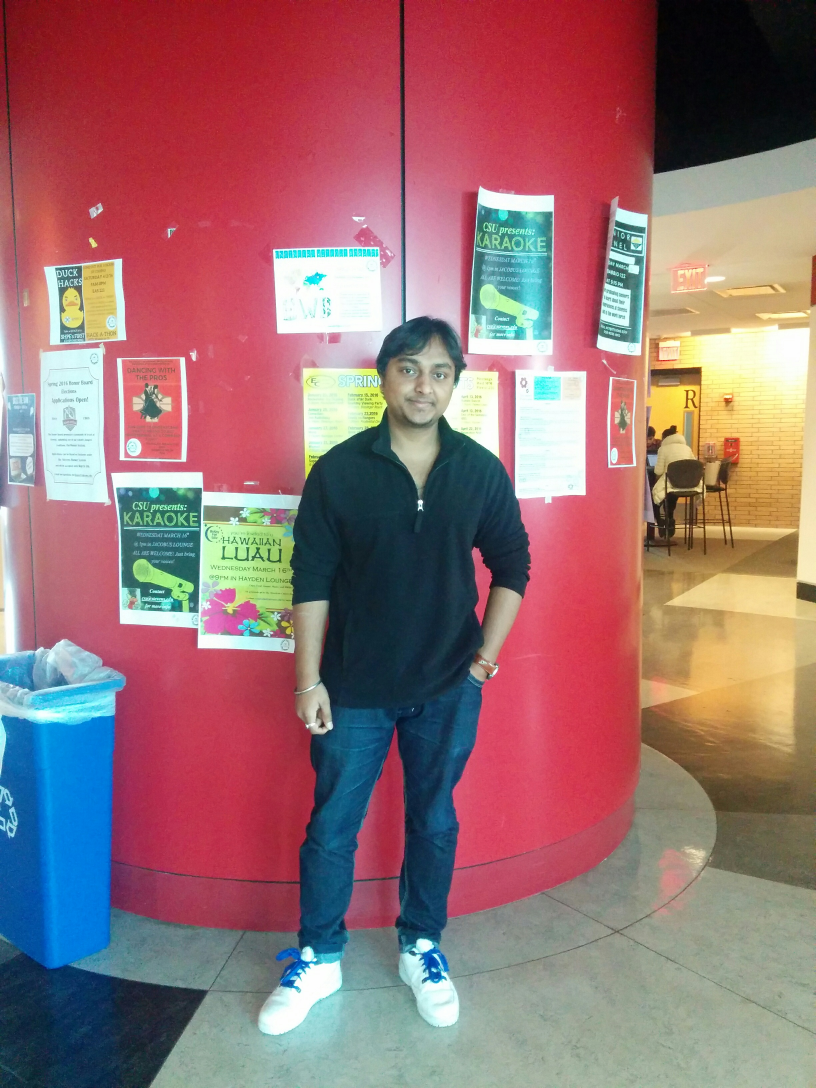
#> input picture Human Detection/Project/1.jpg, 2448 x 3264 px (shown at 1/3 size)
$ python machine1.py --images Project
#> lines starting #> are read from the running program, lines starting #| are printed output that depends on the picture; after the words box and inside, x2 and y2 are one past the last pixel; in counts of white or black regions, pixels touching at a corner belong together
from __future__ import print_function
import numpy as np
import argparse
import imutils
import cv2
from imutils.object_detection import non_max_suppression
from imutils import paths


h = cv2.HOGDescriptor()
h.setSVMDetector(cv2.HOGDescriptor_getDefaultPeopleDetector())

ar = argparse.ArgumentParser()
ar.add_argument("-i", "--images", required=True, help="It specifies the path to images directory")
ar1 = vars(ar.parse_args())


i = list(paths.list_images(ar1["images"]))

for value in i:
	image = cv2.imread(value)
#> image is the input picture: shape (3264, 2448, 3); mean B, G, R 114.6, 112.4, 150.6
	image = imutils.resize(image, width=min(400, image.shape[1]))
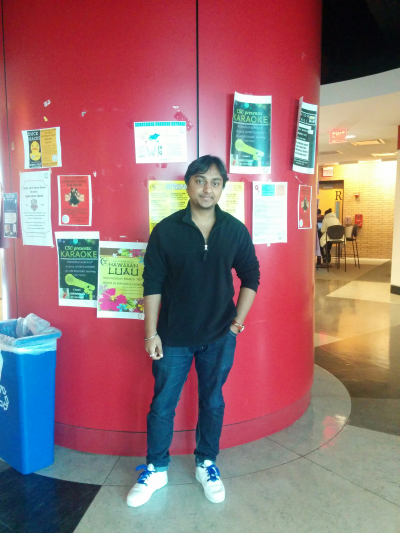
#> image: shape (533, 400, 3); mean B, G, R 114.6, 112.4, 150.6
	orig = image.copy()


	(outline, weights) = h.detectMultiScale(image, winStride=(4, 4),
		padding=(8, 8), scale=1.06)
#> outline = [[96, 133, 200, 400]]; weights = [2.59]


	for (a, b, c, d) in outline:
		cv2.rectangle(orig, (a, b), (a + c, b + d), (0, 0, 255), 2)
#> this loop made 1 pass
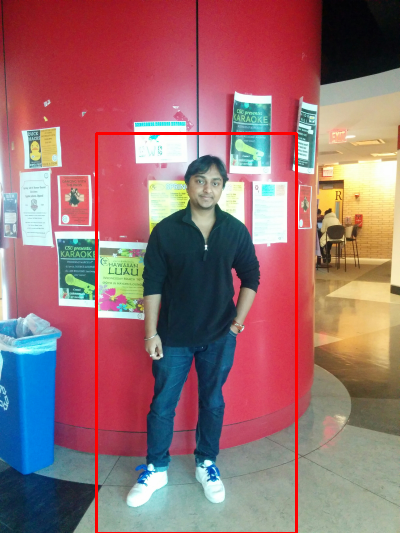
#> orig: shape (533, 400, 3); 1.5% of pixels changed, all inside (x1, y1, x2, y2) = (95, 132, 298, 533)


	outline = np.array([[a, b, a + c, b + d] for (a, b, c, d) in outline])
#> outline = [[96, 133, 296, 533]]
	final = non_max_suppression(outline, probs=None, overlapThresh=0.65)
#> final = [[96, 133, 296, 533]]


	for (aA, bA, aB, bB) in final:
		cv2.rectangle(image, (aA, bA), (aB, bB), (0, 255, 0), 2)
#> this loop made 1 pass
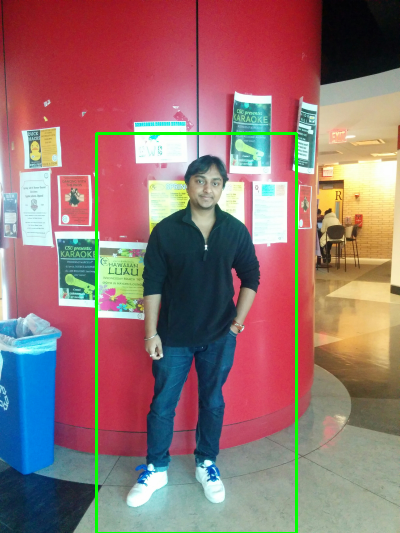
#> image: shape (533, 400, 3); 1.5% of pixels changed, all inside (x1, y1, x2, y2) = (95, 132, 298, 533)


	filename = value[value.rfind("/") + 1:]
	print("There are total",len(final),"people in the image")
#| There are total 1 people in the image
	print(" {} original boxes, {} after suppression".format(
		 len(outline), len(final)))
#|  1 original boxes, 1 after suppression

	cv2.imshow("Before suppression", orig)
	cv2.imshow("After suppression", image)
	cv2.waitKey(0)
#> pass 2 of the loop `for value in i:`:
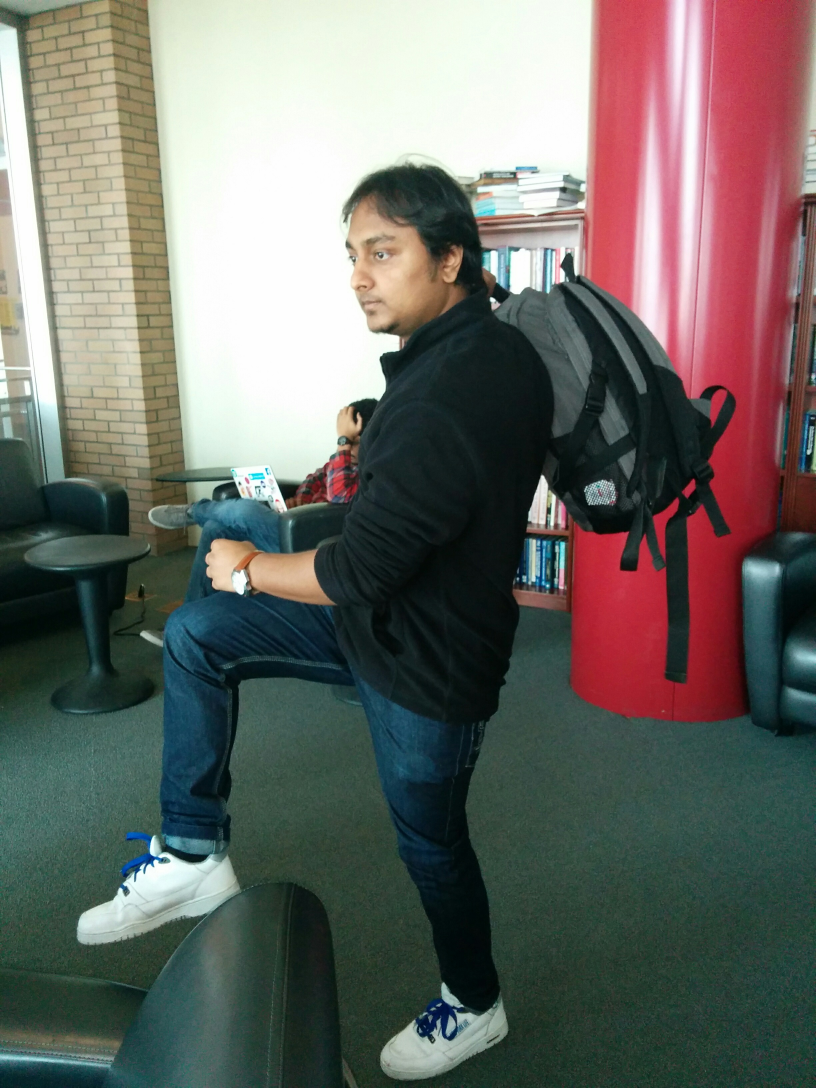
#> input picture Human Detection/Project/10.jpg, 2448 x 3264 px (shown at 1/3 size)
#> image is the input picture: shape (3264, 2448, 3); mean B, G, R 101.6, 106.6, 107.7
#> `(outline, weights) = h.detectMultiScale(image, winStride=(4, 4), paddi..`: outline = [[93, 42, 242, 484]]; weights = [0.226]
#> the loop `for (a, b, c, d) in outline:` made 1 pass
#> after the loop `for (a, b, c, d) in outline:`:
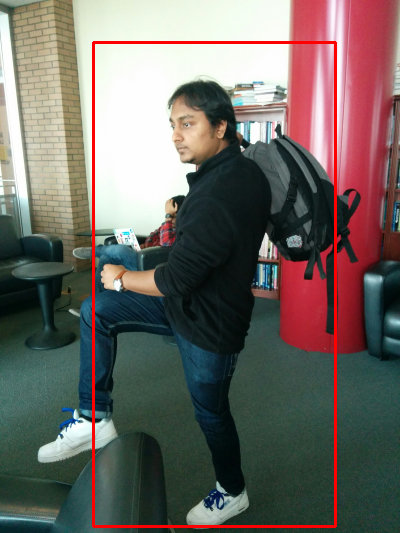
#> orig: shape (533, 400, 3); mean B, G, R 99, 104, 110.4
#> `outline = np.array([[a, b, a + c, b + d] for (a, b, c, d) in outline])`: outline = [[93, 42, 335, 526]]
#> the loop `for (aA, bA, aB, bB) in final:` made 1 pass
#> after the loop `for (aA, bA, aB, bB) in final:`:
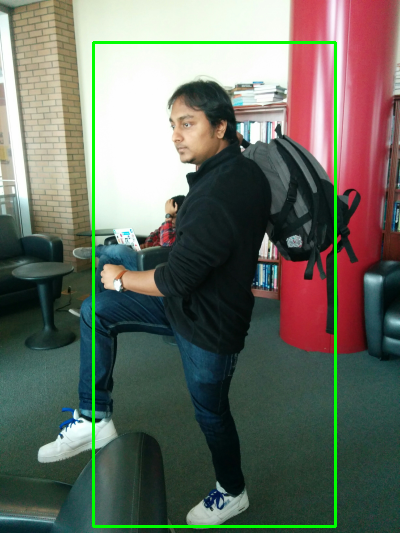
#> image: shape (533, 400, 3); mean B, G, R 99, 109.2, 105.2
#| There are total 1 people in the image
#|  1 original boxes, 1 after suppression
